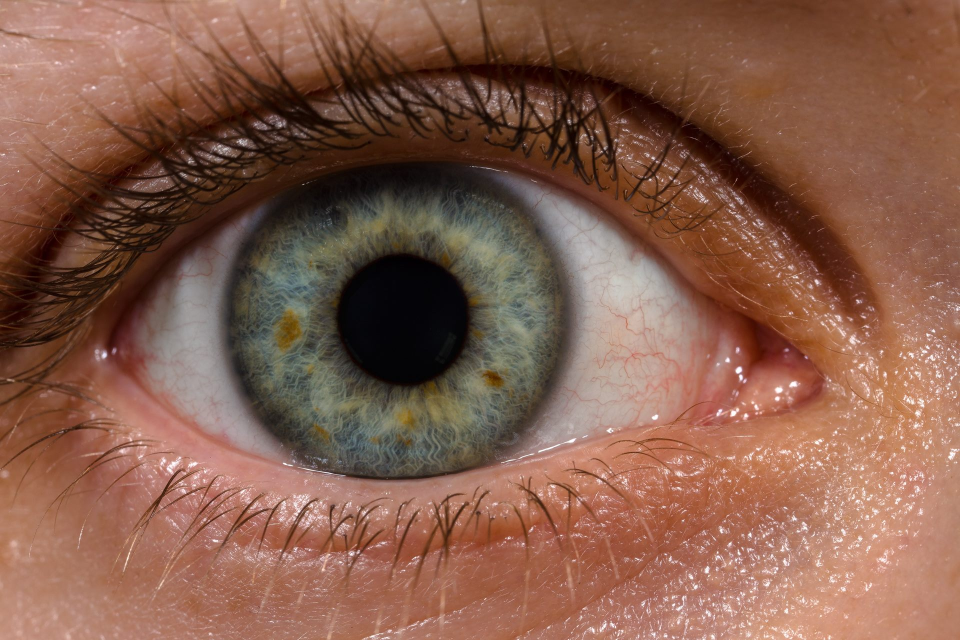
#> input picture ULLBLAU.jpg, 1920 x 1280 px (shown at 1/2 size)
$ python ExpPrincipal.py
#> lines starting #> are read from the running program, lines starting #| are printed output that depends on the picture; after the words box and inside, x2 and y2 are one past the last pixel; in counts of white or black regions, pixels touching at a corner belong together

import cv2
import numpy as np
import matplotlib.pyplot as plt
import math
from math import pi
import os


def obtenció_de_coordenades(matriucolor,diccionari):
    y, x = np.where(matriucolor )
    for (py, px) in zip(y, x):
        dx = abs(px - cx)
        dy = abs(py - cy)
        r = math.sqrt(dx ** 2 + dy ** 2)

        if py == cy and px > cx:
            angle = 0
        elif py == cy and px < cx:
            angle = 180
        elif py > cy and px == cx:
            angle = 90
        elif py < cy and px == cx:
            angle = 270
        elif py == cy and px > cx:
            angle = 0
        elif py > cy and px > cx:
            angle = math.acos(dx / r) * 180 / pi
        elif py > cy and px < cx:
            angle = 180 - math.acos(dx / r) * 180 / pi
        elif py < cy and px > cx:
            angle = 360 - math.acos(dx / r) * 180 / pi
        elif py < cy and px < cx:
            angle = 180 + math.acos(dx / r) * 180 / pi
        r = round (r - rp,10)
        angle = round(angle,10)
        if r < 0:
            continue
        elif r <= ri - rp:
            diccionari[(r, angle)] = matriucolor[py, px]
        else:
            continue

def calcul_centre_pupila(imatge):
    y, x = np.where(imatge < 1)
    yt = 0
    xt = 0
    cont = 0
    for y, x in zip(y, x):
        yt += y
        xt += x
        cont += 1

    return(yt/cont, xt/cont)

def calcul_radi_pupila(imatge, cpx, cpy):
    y, x = np.where(imatge < 155)
    dyt = 0
    dxt = 0
    cont = 0
    for y, x in zip(y, x):
        dy = y - cpy
        dx = x - cpx
        if dy < 0:
            dy = -dy
        if dx < 0:
            dx = -dx
        dyt += dy
        dxt += dx
        cont += 1

    dytm = dyt / cont
    dxtm = dxt / cont
    return( int(np.sqrt(dytm ** 2 + dxtm ** 2)) )

def calcul_valor_desviacio(imatge):
    img_np = np.array(imatge)
    desviacio = np.std(img_np)
    return desviacio

def binaritzacio(ds,umbral):
    if ds > umbral:
        return 1
    else:
        return 0

ri = 0
rp = 0
count = 0
normal_values = {}
desviacions = []
numcomplet = []
A = {}
new_file = ""

personName= input("Qui ets? (escriu el teu nom sense accents ni caracters especials): ")
#> the answer given: ULLBLAU.jpg
dataPath = 'C:/Users/Jose-Administrador/PycharmProjects/TR/data'
personPath= dataPath + "/" + personName

if not os.path.exists(personPath):
  print("Carpeta creada", personPath)
  os.makedirs(personPath)

imag = cv2.imread("ULLBLAU.jpg", 1)
#> imag is the input picture: shape (1280, 1920, 3); mean B, G, R 75.9, 93.3, 134

imgpq = cv2.resize(imag, (640,480), 0.5, 0.5, interpolation=cv2.INTER_CUBIC)

imggrey = cv2.cvtColor(imgpq, cv2.COLOR_BGR2GRAY)

imgb = cv2.blur(imggrey, (11, 11))
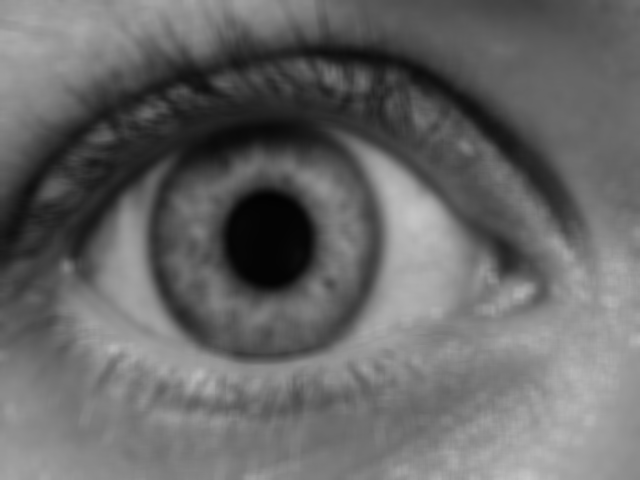
#> imgb: shape (480, 640); min 2, max 198, mean 103.5

imgcanny = cv2.Canny(imgb, 30, 50)
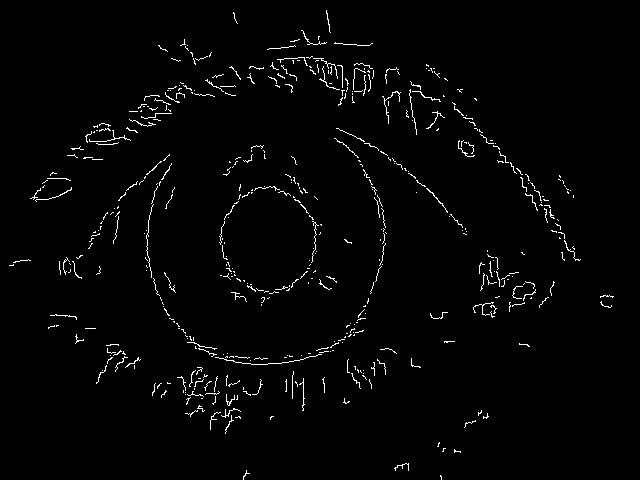
#> imgcanny: shape (480, 640); 1.9% white in thin lines or dots

mask = np.zeros((480,640), dtype=np.uint8)

VCircle = cv2.HoughCircles(imgcanny, cv2.HOUGH_GRADIENT, 2, 3000, param1=100, param2=30, minRadius=120, maxRadius=140)
#> VCircle = [[265, 239, 121.2]]
if VCircle is not None:
   VCircle = np.int16(np.around(VCircle))
#> VCircle = [[265, 239, 121]]

   for pt in VCircle[0, :]:
       x, y, r = pt[0], pt[1], pt[2]
       ri = r
       cx = x
       cy = y

       cv2.circle(mask, (x, y), r, (255), 1)

       cv2.floodFill(mask, None, (x, y), (255))
#> this loop made 1 pass
#> (x, y, r, ri, cx, cy) on pass 1: (265, 239, 121, 121, 265, 239)
#> mask: shape (480, 640); 15% white; 1 white region, box (x1, y1, x2, y2) and area: (144, 118, 387, 361) 45969

   img = cv2.bitwise_and(imgpq, imgpq, mask=mask)
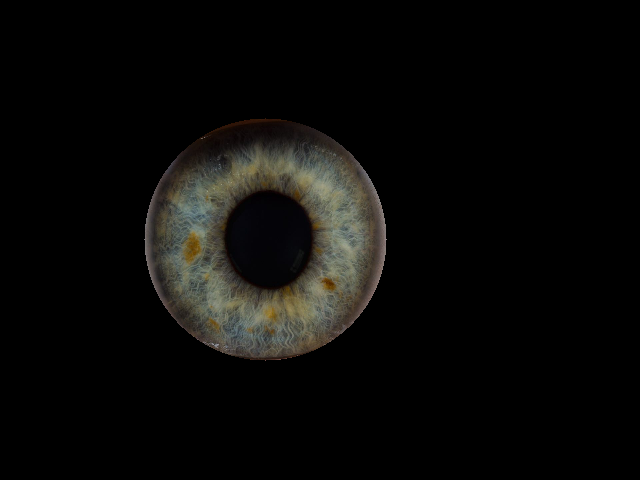
#> img: shape (480, 640, 3); mean B, G, R 8.7, 10.3, 10.7

else:
    print("modifica els paràmetres")

imgg = cv2.cvtColor(img,cv2.COLOR_BGR2GRAY)
y,x = np.where(imgg<1)
for (y,x) in zip(y,x):
    imgg[y][x] = 255

_, imgt = cv2.threshold(imgg,15,255,type=cv2.THRESH_BINARY)
#> imgt: shape (480, 640); 97.4% white; 11 black regions (9 under 20 px), largest, box (x1, y1, x2, y2) and area: (224, 190, 313, 289) 6722, (199, 121, 294, 156) 1345

imgl = cv2.medianBlur(imgt,29)
#> imgl: shape (480, 640); 97.6% white; 2 black regions, box (x1, y1, x2, y2) and area: (226, 192, 312, 288) 6433, (214, 123, 271, 148) 833
imgl = cv2.medianBlur(imgl,29)
#> imgl: shape (480, 640); 97.9% white; 2 black regions, box (x1, y1, x2, y2) and area: (226, 193, 311, 287) 6151, (226, 127, 250, 144) 334
imgl = cv2.medianBlur(imgl,29)
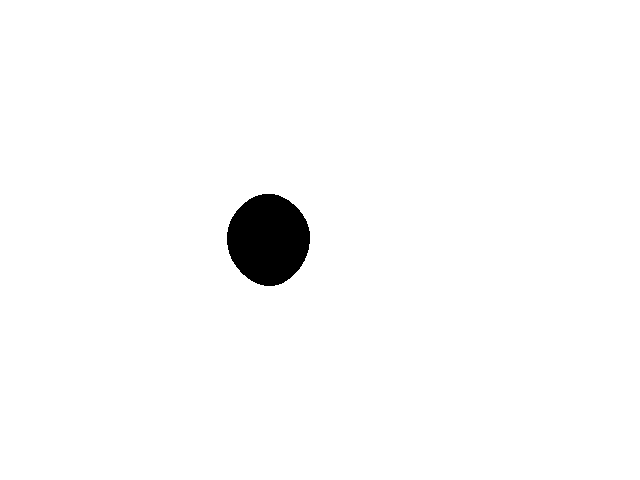
#> imgl: shape (480, 640); 98.1% white; 1 black region, box (x1, y1, x2, y2) and area: (227, 194, 310, 286) 5871

imgnew = cv2.bitwise_and(img,img,mask=imgl)

cpy, cpx = calcul_centre_pupila(imgl)
#> in calcul_centre_pupila, `y, x = np.where(imatge < 1)`: y = 5871 values from 194 to 285; x = 5871 values, max 309 at index 2312, min 227 at index 2313, mean 268
#> the loop in calcul_centre_pupila, `for y, x in zip(y, x):` made 5871 passes
#> (y, x, yt, xt) on passes 1 to 3: (194, 262, 194, 262), (194, 263, 388, 525), (194, 264, 582, 789)
#> after the loop in calcul_centre_pupila, `for y, x in zip(y, x):`: cont = 5871; xt = 1573523; yt = 1403973
#> cpy = 239.1; cpx = 268
rp = calcul_radi_pupila(imgl, cx, cy)
#> in calcul_radi_pupila, `y, x = np.where(imatge < 155)`: y = 5871 values from 194 to 285
#> the loop in calcul_radi_pupila, `for y, x in zip(y, x):` made 5871 passes
#> (y, x, dy, dx, dyt, dxt) on passes 1 to 12: (194, 262, 45, 3, 45, 3), (194, 263, 45, 2, 90, 5), (194, 264, 45, 1, 135, 6), (194, 265, 45, 0, 180, 6), (194, 266, 45, 1, 225, 7), (194, 267, 45, 2, 270, 9), (194, 268, 45, 3, 315, 12), (194, 269, 45, 4, 360, 16), (194, 270, 45, 5, 405, 21), (194, 271, 45, 6, 450, 27), (194, 272, 45, 7, 495, 34), (194, 273, 45, 8, 540, 42)
#> (dy, dx) on passes 61 to 66: (42, 12), (42, 11), (42, 10), (42, 9), (42, 8), (42, 7)

cv2.imshow("Original", imggrey)
cv2.imshow("OriginalA", imgnew)
print(ri, rp, (ri-rp))
#| 121 26 95

greydef = cv2.cvtColor(img, cv2.COLOR_BGR2GRAY)
cv2.imshow("Bl",greydef)
obtenció_de_coordenades(greydef,normal_values)
#> the loop in obtenció_de_coordenades, `for (py, px) in zip(y, x):` made 45965 passes
#> (py, px) on passes 1 to 3: (118, 265), (119, 250), (119, 251)

w = 362
h = ri - rp + 1
Normal = np.zeros((h, w), np.uint8)

for (r, a), v in normal_values.items():
   Normal[int(r)][int(a)] = v
cv2.imshow("NOrmal",Normal)
_,Mascara = cv2.threshold(Normal,10,255,type=cv2.THRESH_BINARY_INV)
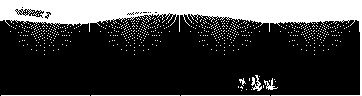
#> Mascara: shape (96, 362); 25.1% white; 637 white regions (630 under 20 px), largest, box (x1, y1, x2, y2) and area: (0, 0, 362, 96) 7558, (1, 95, 90, 96) 89, (91, 95, 180, 96) 89
cv2.imshow("a",Mascara)
A = cv2.inpaint(Normal,Mascara,5,cv2.INPAINT_TELEA)
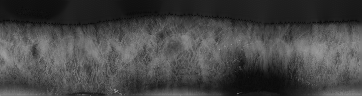
#> A: shape (96, 362); min 11, max 160, mean 69.4

contrast = cv2.equalizeHist(A)

plt.imshow(contrast, cmap="gray")
plt.title('Normalització')
plt.show()

h, w = contrast.shape

imgtall = contrast[:, 1:w-1]
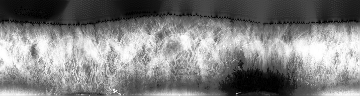
#> imgtall: shape (96, 360); min 0, max 255, mean 128
h, w = imgtall.shape

for y in range (35):
#> (the run stopped early here; a loop or call above may not have finished)
